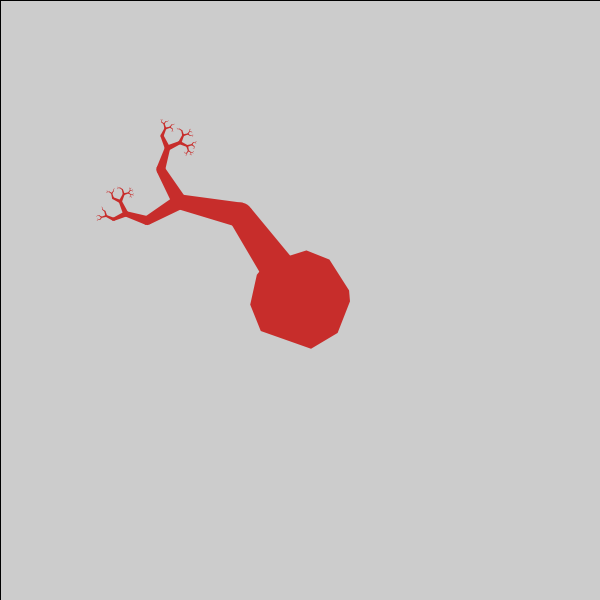
Frame 1 (no input)
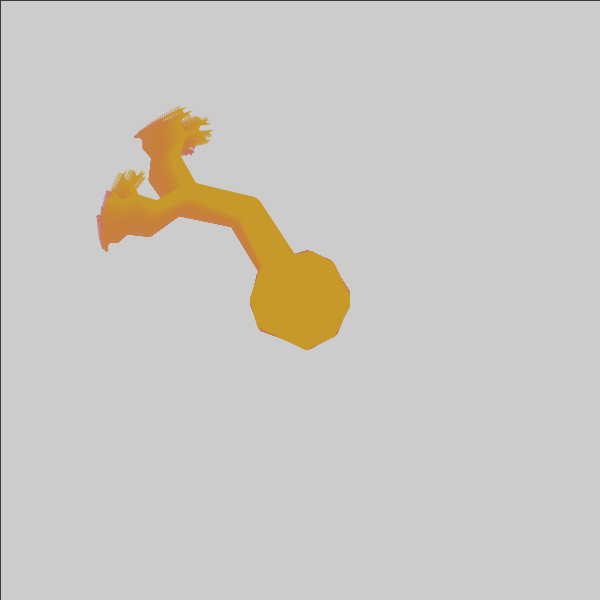
Frame 60 (the mouse pressed at the canvas centre just before this capture)
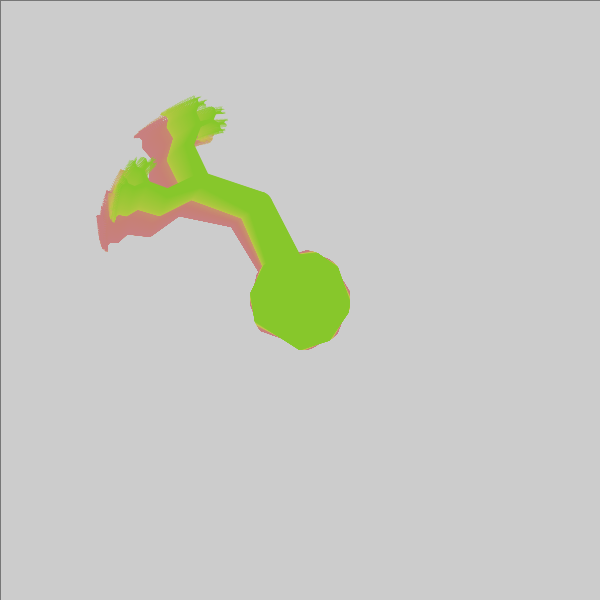
Frame 120 (the mouse held since frame 60 and released just before this capture)

The Processing sketch that drew these frames (run headless with seeded random() and noise(); from frame 60 on, the mouse is pressed at the canvas centre):

// Processing sketch: planetTree
// ── planetTree.pde
int seed = 0;

int amountTree = 1;
float ang = random(TWO_PI);

void setup() {
  size(600, 600);
}

void draw() {
  
  fill(240, 2);
  rect(0, 0, width, height);
  colorMode(HSB, 256, 256, 256, 256);
  fill((frameCount/2.)%256, 200, 200);
  ang += 0.002;
  for (int i = 0; i < amountTree; i++) {
    randomSeed(seed+i*153);
    float r = random(1);
    float aa = ang+(TWO_PI/amountTree)*i;
    float lar = 120*random(0.2, 1);
    tree(width/2, height/2, lar, aa, 12);
  }
  planet(width/2, height/2, 100, 10, ang);
}

void keyPressed() {
  seed++;
  amountTree = int(random(1, 6));
  ang = random(TWO_PI);
}

void tree(float x, float y, float lar, float ang, int c) {
  c--;
  ang += cos(frameCount*0.008)*cos(frameCount*0.0976)*0.4/c;
  float nx = x+cos(ang)*lar;
  float ny = y+sin(ang)*lar;
  noStroke();
  lineWidth(x, y, lar*0.4, nx, ny, lar*0.4*0.6);
  line(x, y, nx, ny);


  if (c > 0) {
    lar *= 0.6;
    float da = (random(1) < 0.5)? -PI/4 : PI/4;
    tree(nx, ny, lar, ang+da, c);
    if (random(1) < 0.5) {
      tree(nx, ny, lar, ang-da, c);
    }
  }
}

void planet(float x, float y, float d, float p, float a) {
  float r = d*0.5;
  float da = TWO_PI/max(p, 3);
  float ang = random(TWO_PI);
  beginShape();
  for (int i = 0; i < max (p, 3); i++) {
    float na = da*(i+random(0.5, 1.5))+a;
    vertex(x+cos(na)*r, y+sin(na)*r);
  }
  endShape(CLOSE);
}

void lineWidth(float x1, float y1, float s1, float x2, float y2, float s2) {
  float ang = atan2(y2-y1, x2-x1);
  beginShape();
  vertex(x1-cos(ang-PI/2)*s1/2, y1-sin(ang-PI/2)*s1/2);
  vertex(x1+cos(ang-PI/2)*s1/2, y1+sin(ang-PI/2)*s1/2);
  vertex(x2+cos(ang-PI/2)*s2/2, y2+sin(ang-PI/2)*s2/2);
  vertex(x2-cos(ang-PI/2)*s2/2, y2-sin(ang-PI/2)*s2/2); 
  endShape(CLOSE);
  ellipse(x2, y2, s2, s2);
}
